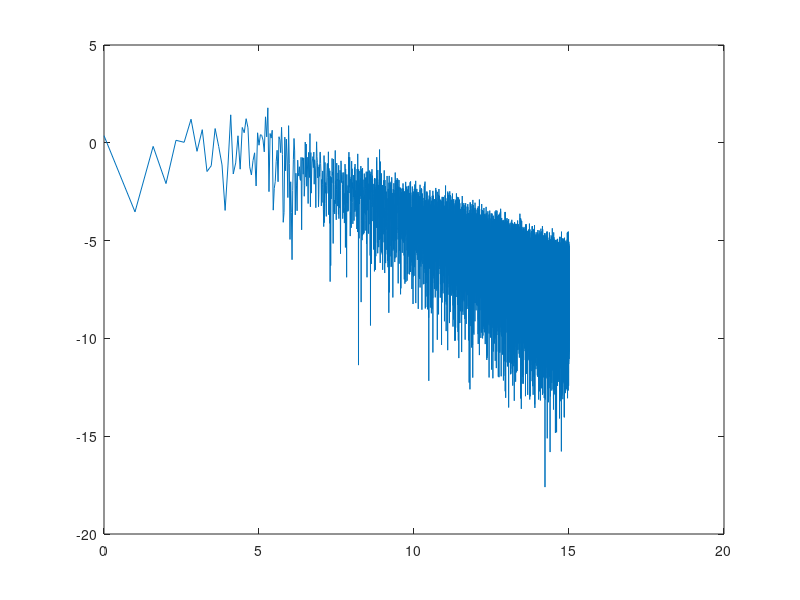

Write MATLAB code to recreate this figure.
%% Calculate Octave Bands in Matlab
fcentre = 10^3 * (2 .^ [-6:4]);
fd = 2^(1/2);
fupper = fcentre * fd;
flower = fcentre / fd;

hold on;
plot(fupper);
plot(fcentre);
plot(flower);
hold off;

%% Calculate Third Octave Bands in Matlab
fcentre  = 10^3 * (2 .^ ([-18:13]/3));
fd = 2^(1/6);
fupper = fcentre * fd;
flower = fcentre / fd;

hold on;
plot(fupper);
plot(fcentre);
plot(flower);
hold off;

Nx = 2^16;  % number of samples to synthesize
B = [0.049922035 -0.095993537 0.050612699 -0.004408786];
A = [1 -2.494956002   2.017265875  -0.522189400];
nT60 = round(log(1000)/(1-max(abs(roots(A))))); % T60 est. Audio Decay Time (T60)
v = randn(1,Nx+nT60); % Gaussian white noise: N(0,1)
x = filter(B,A,v);    % Apply 1/F roll-off to PSD
x = x(nT60+1:end);    % Skip transient response

y = fft(x);
pwr = abs(y).^2 / length(x);
plot( log2(1:( length(x)/2 )), log( pwr( 1:( length(x)/2 ) ) ) );
